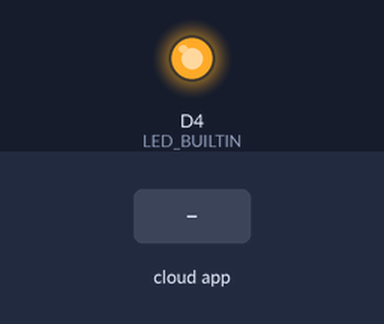
This sketch was run on a simulated ESP8266 (Wemos D1 mini). On the bench: output pins drawn as LEDs (lit = HIGH, except the on-board LED, lit = LOW). The test bench sets the inputs (shaded band). WiFi joins after 1.5 s; servers stay silent unless stated; no MQTT or app messages arrive unless stated; what the sketch prints to the serial monitor is not drawn.

Above: at 3.7 s.
3.8 s: the phone or cloud app sets rfidswitch to 0
Timing chart, 0 to 6.8 s (numbered marks = the images above; inputs shaded):
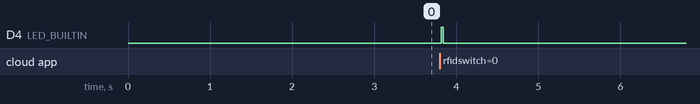

The sketch:

rfidReader.ino
```cpp
#include <SPI.h>
#include <Wire.h>
#include <MFRC522.h>
#include <ESP8266WiFi.h>
#include "Adafruit_MQTT.h"
#include "Adafruit_MQTT_Client.h"

#if defined(ESP8266)
  #define BUTTON_A  0
  #define BUTTON_B 16
  #define BUTTON_C  2
#endif

#define RST_PIN D3
#define SS_PIN D8

/********* WiFi Access Point ***********/


#define WLAN_SSID       "Dunder_Mifflin" //Wifi Name
#define WLAN_PASS       "lastroomkawifi" // Wifi Password


/********* Adafruit.io Setup ***********/


#define AIO_SERVER      "io.adafruit.com"
#define AIO_SERVERPORT  1883                   // use 8883 for SSL
#define AIO_USERNAME    "RedRabbit1" // AdaFruit Usernmae
#define AIO_KEY         "aio_api_key"// AdaFruit Key

WiFiClient client;

Adafruit_MQTT_Client mqtt(&client, AIO_SERVER, AIO_SERVERPORT, AIO_USERNAME, AIO_KEY);

Adafruit_MQTT_Subscribe rfidswitch = Adafruit_MQTT_Subscribe(&mqtt, AIO_USERNAME "/feeds/rfidswitch");
Adafruit_MQTT_Publish rfidata = Adafruit_MQTT_Publish(&mqtt, AIO_USERNAME "/feeds/rfiddata");

MFRC522 rfid(SS_PIN, RST_PIN);  // Create MFRC522 instance

void setup() {
 Serial.begin(9600);

  SPI.begin();
  rfid.PCD_Init();
//  mfrc522.PCD_DumpVersionToSerial();
  Serial.println("RFID Active");

   delay(1000);

 // Connect to WiFi access point.
  Serial.println();
  Serial.println("Connecting to ");
  Serial.println(WLAN_SSID);

  WiFi.begin(WLAN_SSID, WLAN_PASS);
  while (WiFi.status() != WL_CONNECTED) {
  delay(500);
  Serial.print(".");
  }
  Serial.println();


  Serial.println("WiFi connected");
  Serial.println("IP address: "); Serial.println(WiFi.localIP());

  pinMode(LED_BUILTIN, OUTPUT);
  digitalWrite(LED_BUILTIN, LOW);

  // Setup MQTT subscription.
  mqtt.subscribe(&rfidswitch);
  //mqtt.subscribe(&rfidata);

}

void loop() {

  MQTT_connect();
  Serial.print("Refreshing...\n");
  digitalWrite(LED_BUILTIN, LOW);
  Adafruit_MQTT_Subscribe *subscription;

  while ((subscription = mqtt.readSubscription(5000))) {

     if (subscription == &rfidswitch) {
      Serial.print("Switch toggle");
      char * temp = (char *) rfidswitch.lastread;
      Serial.print("\n");
      digitalWrite(LED_BUILTIN, HIGH);
      Serial.println("Reading RFID");
      // RFID read..
      if (rfid.PICC_IsNewCardPresent()) { // new tag is available
        if (rfid.PICC_ReadCardSerial()) { // NUID has been readed
          MFRC522::PICC_Type piccType = rfid.PICC_GetType(rfid.uid.sak);
          //Serial.print("RFID/NFC Tag Type: ");
          //Serial.println(rfid.PICC_GetTypeName(piccType));
          String id = "";
          // print NUID in Serial Monitor in the hex format
          Serial.print("UID:");
          for (int i = 0; i < rfid.uid.size; i++) {
            Serial.print(rfid.uid.uidByte[i] < 0x10 ? " 0" : " ");
            Serial.print(rfid.uid.uidByte[i], HEX);
            id = id + rfid.uid.uidByte[i];
          }
          Serial.println();
          Serial.println(id);
          char idpub[50];
          id.toCharArray(idpub, 50);
          rfidata.publish(idpub);
          rfid.PICC_HaltA(); // halt PICC
          rfid.PCD_StopCrypto1(); // stop encryption on PCD
        }
        Serial.println("Read complete");
        digitalWrite(LED_BUILTIN, LOW);
      }
      else{
        digitalWrite(LED_BUILTIN, LOW);
        rfidata.publish("No tag");
      }
    }
  }
}


void MQTT_connect() {
  int8_t ret;
  // Stop if already connected.
  if (mqtt.connected()) {
    //Serial.println("wifi on");
    return;
  }


  Serial.println("Connecting to MQTT... ");


  uint8_t retries = 3;
  while ((ret = mqtt.connect()) != 0) { // connect will return 0 for connected
    Serial.println(mqtt.connectErrorString(ret));
    Serial.println("Retrying MQTT connection in 5 seconds...");
    mqtt.disconnect();
    delay(5000);  // wait 5 seconds
    retries--;
    if (retries == 0) {
      // basically die and wait for WDT to reset me
      while (1);
    }
  }
  Serial.println("MQTT Connected!");
}
```

Measured:
- after the input at 3.8 s, D4 (LED_BUILTIN): LOW → HIGH at once, → LOW 0.03 s later
